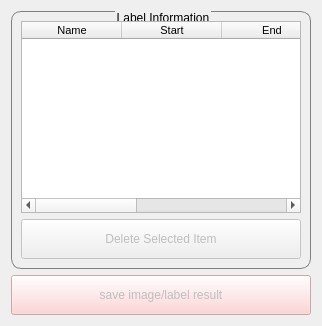
         <widget class="QWidget" name="widget_2" native="true">
          <property name="sizePolicy">
           <sizepolicy hsizetype="Fixed" vsizetype="Expanding">
            <horstretch>0</horstretch>
            <verstretch>0</verstretch>
           </sizepolicy>
          </property>
          <property name="minimumSize">
           <size>
            <width>300</width>
            <height>0</height>
           </size>
          </property>
          <layout class="QGridLayout" name="gridLayout_9">
           <item row="0" column="0">
            <widget class="QGroupBox" name="labelInfo_groupBox">
             <property name="sizePolicy">
              <sizepolicy hsizetype="Fixed" vsizetype="Preferred">
               <horstretch>0</horstretch>
               <verstretch>0</verstretch>
              </sizepolicy>
             </property>
             <property name="minimumSize">
              <size>
               <width>300</width>
               <height>0</height>
              </size>
             </property>
             <property name="styleSheet">
              <string notr="true">QGroupBox{
border-width:1px;
border-style:solid;
border-radius: 10px;
border-color:gray;
margin-top:2.5ex;
}
QGroupBox::title{
subcontrol-origin:margin;
subcontrol-position:top center;
padding:0 1x;
}</string>
             </property>
             <property name="title">
              <string>Label Information</string>
             </property>
             <layout class="QGridLayout" name="gridLayout_5">
              <item row="0" column="0" colspan="2">
               <widget class="QTableWidget" name="labelInfo_tableWidget">
                <property name="sizePolicy">
                 <sizepolicy hsizetype="Preferred" vsizetype="Expanding">
                  <horstretch>0</horstretch>
                  <verstretch>0</verstretch>
                 </sizepolicy>
                </property>
                <property name="selectionMode">
                 <enum>QAbstractItemView::SingleSelection</enum>
                </property>
                <property name="selectionBehavior">
                 <enum>QAbstractItemView::SelectRows</enum>
                </property>
                <attribute name="horizontalHeaderMinimumSectionSize">
                 <number>30</number>
                </attribute>
                <column>
                 <property name="text">
                  <string>Name</string>
                 </property>
                 <property name="font">
                  <font>
                   <pointsize>8</pointsize>
                  </font>
                 </property>
                </column>
                <column>
                 <property name="text">
                  <string>Start</string>
                 </property>
                 <property name="toolTip">
                  <string>&lt;html&gt;&lt;head/&gt;&lt;body&gt;&lt;p&gt;Upper left conrner&lt;/p&gt;&lt;p&gt;(x1,y1)&lt;/p&gt;&lt;/body&gt;&lt;/html&gt;</string>
                 </property>
                 <property name="font">
                  <font>
                   <pointsize>8</pointsize>
                  </font>
                 </property>
                </column>
                <column>
                 <property name="text">
                  <string>End</string>
                 </property>
                 <property name="toolTip">
                  <string>&lt;html&gt;&lt;head/&gt;&lt;body&gt;&lt;p&gt;Lower right conrner&lt;/p&gt;&lt;p&gt;(x2,y2)&lt;/p&gt;&lt;/body&gt;&lt;/html&gt;</string>
                 </property>
                 <property name="font">
                  <font>
                   <pointsize>8</pointsize>
                  </font>
                 </property>
                </column>
                <column>
                 <property name="text">
                  <string>Order</string>
                 </property>
                 <property name="font">
                  <font>
                   <pointsize>8</pointsize>
                  </font>
                 </property>
                </column>
                <column>
                 <property name="text">
                  <string>Duration(s)</string>
                 </property>
                 <property name="font">
                  <font>
                   <pointsize>8</pointsize>
                  </font>
                 </property>
                </column>
               </widget>
              </item>
              <item row="1" column="0" colspan="2">
               <widget class="QPushButton" name="delete_pushButton">
                <property name="enabled">
                 <bool>false</bool>
                </property>
                <property name="minimumSize">
                 <size>
                  <width>0</width>
                  <height>40</height>
                 </size>
                </property>
                <property name="text">
                 <string>Delete Selected Item</string>
                </property>
               </widget>
              </item>
             </layout>
            </widget>
           </item>
           <item row="1" column="0">
            <widget class="QPushButton" name="saveLabel_pushButton">
             <property name="enabled">
              <bool>false</bool>
             </property>
             <property name="minimumSize">
              <size>
               <width>0</width>
               <height>40</height>
              </size>
             </property>
             <property name="styleSheet">
              <string notr="true">background-color: rgb(252, 202, 202);</string>
             </property>
             <property name="text">
              <string>save image/label result</string>
             </property>
            </widget>
           </item>
          </layout>
         </widget>
